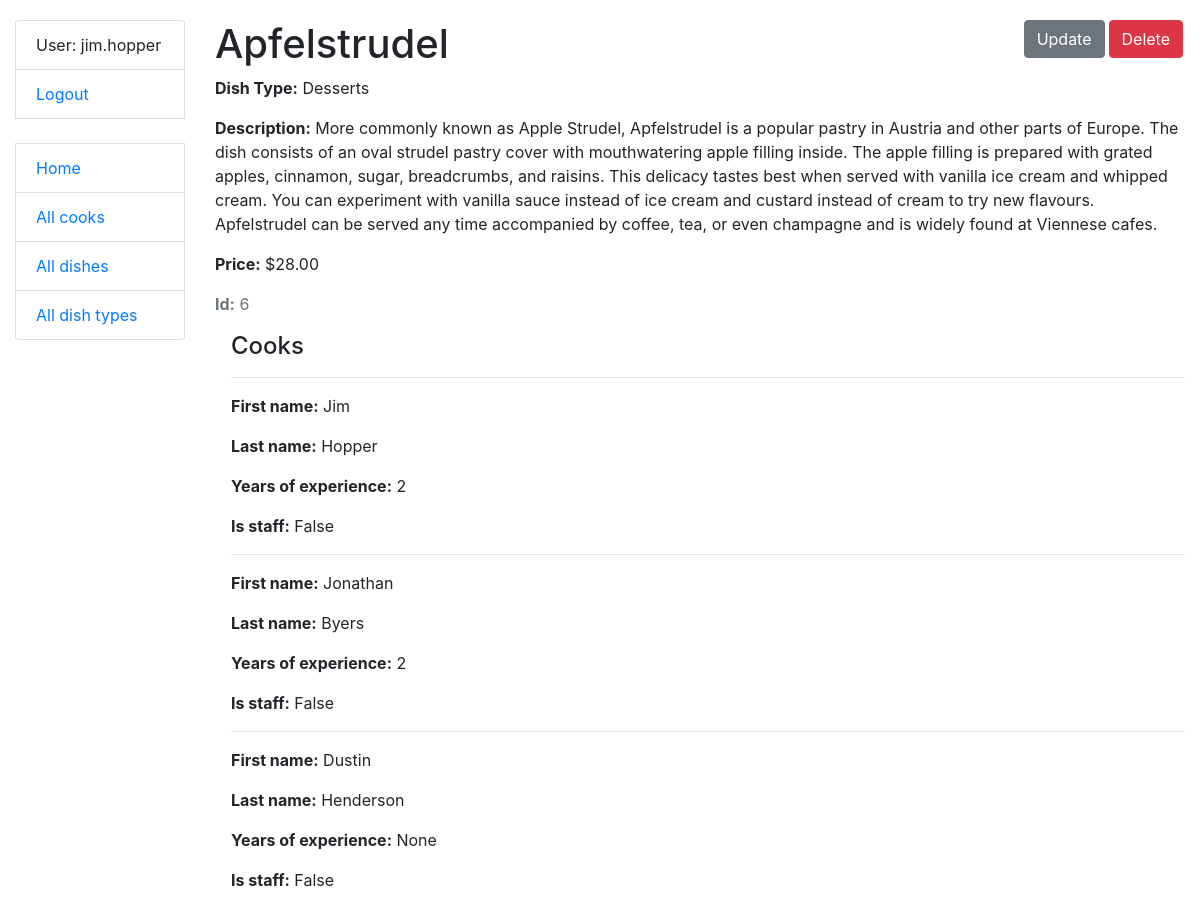
Page /dishes/6/ (signed in) on the earlier database version.
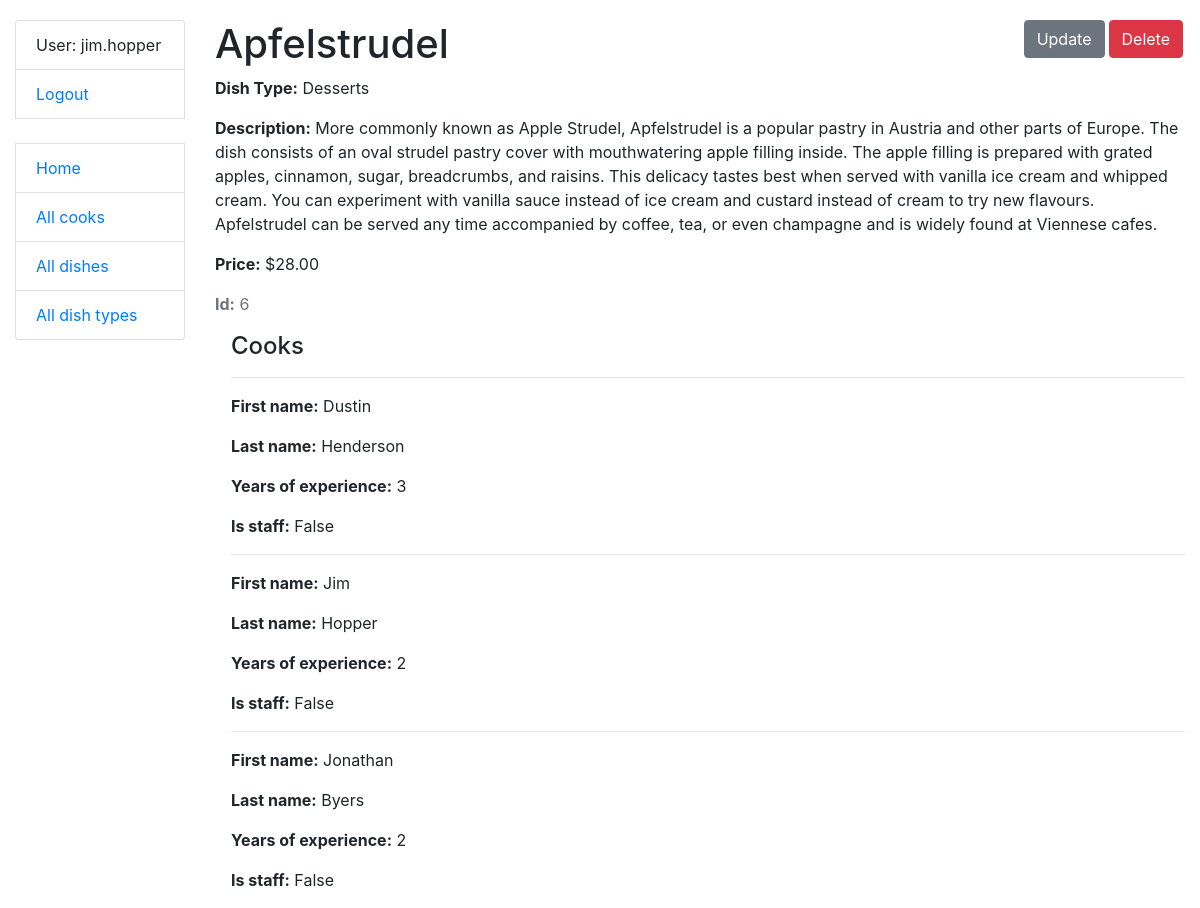
Same page on the later database version.
### kitchen/models.py (models this page shows, shortened)
class Cook(AbstractUser):
    years_of_experience = models.IntegerField(null=True, blank=True)
    class Meta:
        ordering = ["username"]

### kitchen/views.py (the view)
class DishDetailView(LoginRequiredMixin, generic.DetailView):
    model = Dish
    queryset = Dish.objects.prefetch_related("cooks__dishes")

### templates/kitchen/dish_detail.html
{% extends "base.html" %}
{% block content %}
  <h1>
    {{ dish.name }}
    <a href="{% url 'kitchen:dish-delete' pk=dish.id %}" class="btn btn-danger link-to-page">
      Delete
    </a>
    <a href="{% url 'kitchen:dish-update' pk=dish.id %}" class="btn btn-secondary link-to-page">
      Update
    </a>
  </h1>
  <p><strong>Dish Type:</strong> {{ dish.dish_type.name }}</p>
  <p><strong>Description:</strong> {{ dish.description }}</p>
  <p><strong>Price:</strong> ${{ dish.price }}</p>
  <p class="text-muted"><strong>Id:</strong> {{dish.id}}</p>
  <div class="ml-3">
    <h4>Cooks</h4>
    {% for cook in dish.cooks.all %}
      <hr>
      <p><strong>First name:</strong> {{ cook.first_name }}</p>
      <p><strong>Last name:</strong> {{ cook.last_name }}</p>
      <p><strong>Years of experience:</strong> {{ cook.years_of_experience }}</p>
      <p><strong>Is staff:</strong> {{ cook.is_staff }}</p>
    {% empty %}
      <p>No cooks!</p>
    {% endfor %}
  </div>
{% endblock %}

### templates/includes/sidebar.html
<ul class="sidebar-nav list-group">
  {% if user.is_authenticated %}
    <li class="list-group-item">User: {{ user.username }}</li>
    <li class="list-group-item"><a href="{% url 'logout' %}">Logout</a></li>
  {% else %}
    <li class="list-group-item"><a href="{% url 'login' %}">Login</a></li>
  {% endif %}
  <br>
  <li class="list-group-item"><a href="{% url 'kitchen:index' %}">Home</a></li>
  <li class="list-group-item"><a href="{% url 'kitchen:cook-list' %}">All cooks</a></li>
  <li class="list-group-item"><a href="{% url 'kitchen:dish-list' %}">All dishes</a></li>
  <li class="list-group-item"><a href="{% url 'kitchen:dish-type-list' %}">All dish types</a></li>
</ul>

Differences in the rows shown:
changed Cook "Dustin": years_of_experience "None" → "3"; moves up the list
